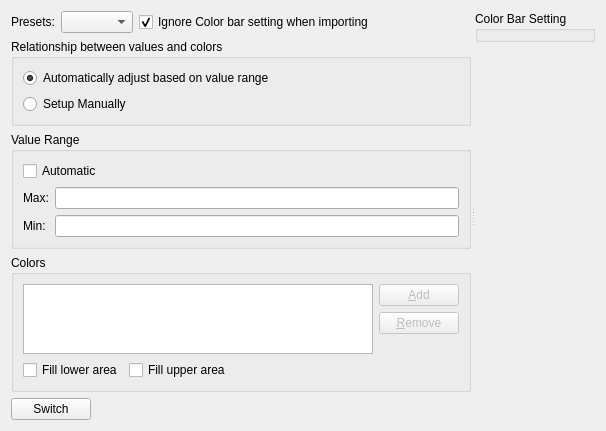
<?xml version="1.0" encoding="UTF-8"?>
<ui version="4.0">
 <class>ColorMapSettingEditWidget</class>
 <widget class="QWidget" name="ColorMapSettingEditWidget">
  <property name="geometry">
   <rect>
    <x>0</x>
    <y>0</y>
    <width>591</width>
    <height>400</height>
   </rect>
  </property>
  <property name="windowTitle">
   <string>Form</string>
  </property>
  <layout class="QVBoxLayout" name="verticalLayout_8">
   <item>
    <widget class="QSplitter" name="splitter">
     <property name="orientation">
      <enum>Qt::Horizontal</enum>
     </property>
     <widget class="QWidget" name="layoutWidget">
      <layout class="QVBoxLayout" name="verticalLayout_5">
       <item>
        <layout class="QHBoxLayout" name="horizontalLayout_4">
         <item>
          <widget class="QLabel" name="presetsLabel">
           <property name="text">
            <string>Presets:</string>
           </property>
          </widget>
         </item>
         <item>
          <layout class="QHBoxLayout" name="horizontalLayout_6">
           <item>
            <widget class="QComboBox" name="colorPatternSelectComboBox"/>
           </item>
           <item>
            <widget class="QCheckBox" name="ignoreColorBarSettingCheckBox">
             <property name="text">
              <string>Ignore Color bar setting when importing</string>
             </property>
             <property name="checked">
              <bool>true</bool>
             </property>
            </widget>
           </item>
           <item>
            <spacer name="horizontalSpacer_5">
             <property name="orientation">
              <enum>Qt::Horizontal</enum>
             </property>
             <property name="sizeHint" stdset="0">
              <size>
               <width>40</width>
               <height>20</height>
              </size>
             </property>
            </spacer>
           </item>
          </layout>
         </item>
        </layout>
       </item>
       <item>
        <widget class="QGroupBox" name="colorModeGroupBox">
         <property name="title">
          <string>Relationship between values and colors</string>
         </property>
         <layout class="QVBoxLayout" name="verticalLayout_4">
          <item>
           <widget class="QRadioButton" name="colorModeAutoRadioButton">
            <property name="text">
             <string>Automatically adjust based on value range</string>
            </property>
            <property name="checked">
             <bool>true</bool>
            </property>
           </widget>
          </item>
          <item>
           <widget class="QRadioButton" name="colorModeManualRadioButton">
            <property name="text">
             <string>Setup Manually</string>
            </property>
           </widget>
          </item>
         </layout>
        </widget>
       </item>
       <item>
        <widget class="QGroupBox" name="valueRangeGroupBox">
         <property name="title">
          <string>Value Range</string>
         </property>
         <layout class="QHBoxLayout" name="horizontalLayout">
          <item>
           <layout class="QVBoxLayout" name="verticalLayout">
            <item>
             <widget class="QCheckBox" name="autoValueRangeCheckBox">
              <property name="text">
               <string>Automatic</string>
              </property>
              <property name="checked">
               <bool>false</bool>
              </property>
             </widget>
            </item>
            <item>
             <layout class="QGridLayout" name="gridLayout">
              <item row="0" column="0">
               <widget class="QLabel" name="maxValueLabel">
                <property name="text">
                 <string>Max:</string>
                </property>
               </widget>
              </item>
              <item row="0" column="1">
               <widget class="RealNumberEditWidget" name="maxValueEdit"/>
              </item>
              <item row="1" column="0">
               <widget class="QLabel" name="minValueLabel">
                <property name="text">
                 <string>Min:</string>
                </property>
               </widget>
              </item>
              <item row="1" column="1">
               <widget class="RealNumberEditWidget" name="minValueEdit"/>
              </item>
             </layout>
            </item>
           </layout>
          </item>
         </layout>
        </widget>
       </item>
       <item>
        <widget class="QGroupBox" name="colorsGroupBox">
         <property name="title">
          <string>Colors</string>
         </property>
         <layout class="QVBoxLayout" name="verticalLayout_3">
          <item>
           <layout class="QHBoxLayout" name="horizontalLayout_3" stretch="1,0">
            <item>
             <widget class="QTableView" name="colorsTableView">
              <property name="enabled">
               <bool>true</bool>
              </property>
              <property name="minimumSize">
               <size>
                <width>350</width>
                <height>0</height>
               </size>
              </property>
              <property name="editTriggers">
               <set>QAbstractItemView::AllEditTriggers</set>
              </property>
              <property name="selectionMode">
               <enum>QAbstractItemView::ContiguousSelection</enum>
              </property>
              <property name="selectionBehavior">
               <enum>QAbstractItemView::SelectRows</enum>
              </property>
             </widget>
            </item>
            <item>
             <layout class="QVBoxLayout" name="verticalLayout_2">
              <item>
               <widget class="QPushButton" name="addButton">
                <property name="enabled">
                 <bool>false</bool>
                </property>
                <property name="text">
                 <string>&amp;Add</string>
                </property>
               </widget>
              </item>
              <item>
               <widget class="QPushButton" name="removeButton">
                <property name="enabled">
                 <bool>false</bool>
                </property>
                <property name="text">
                 <string>&amp;Remove</string>
                </property>
               </widget>
              </item>
              <item>
               <spacer name="verticalSpacer">
                <property name="orientation">
                 <enum>Qt::Vertical</enum>
                </property>
                <property name="sizeHint" stdset="0">
                 <size>
                  <width>20</width>
                  <height>40</height>
                 </size>
                </property>
               </spacer>
              </item>
             </layout>
            </item>
           </layout>
          </item>
          <item>
           <layout class="QHBoxLayout" name="horizontalLayout_2">
            <item>
             <widget class="QCheckBox" name="fillLowerCheckBox">
              <property name="text">
               <string>Fill lower area</string>
              </property>
             </widget>
            </item>
            <item>
             <widget class="QCheckBox" name="fillUpperCheckBox">
              <property name="text">
               <string>Fill upper area</string>
              </property>
             </widget>
            </item>
            <item>
             <spacer name="horizontalSpacer_2">
              <property name="orientation">
               <enum>Qt::Horizontal</enum>
              </property>
              <property name="sizeHint" stdset="0">
               <size>
                <width>40</width>
                <height>20</height>
               </size>
              </property>
             </spacer>
            </item>
           </layout>
          </item>
         </layout>
        </widget>
       </item>
       <item>
        <layout class="QHBoxLayout" name="horizontalLayout_5">
         <item>
          <widget class="QPushButton" name="switchModeButton">
           <property name="text">
            <string>Switch</string>
           </property>
          </widget>
         </item>
         <item>
          <spacer name="horizontalSpacer">
           <property name="orientation">
            <enum>Qt::Horizontal</enum>
           </property>
           <property name="sizeHint" stdset="0">
            <size>
             <width>40</width>
             <height>20</height>
            </size>
           </property>
          </spacer>
         </item>
        </layout>
       </item>
      </layout>
     </widget>
     <widget class="QWidget" name="layoutWidget">
      <layout class="QVBoxLayout" name="verticalLayout_7">
       <item>
        <widget class="QGroupBox" name="legendGroupBox">
         <property name="title">
          <string>Color Bar Setting</string>
         </property>
         <layout class="QVBoxLayout" name="verticalLayout_6">
          <property name="leftMargin">
           <number>0</number>
          </property>
          <property name="topMargin">
           <number>0</number>
          </property>
          <property name="rightMargin">
           <number>0</number>
          </property>
          <property name="bottomMargin">
           <number>0</number>
          </property>
          <item>
           <widget class="ColorMapLegendSettingEditWidget" name="legendWidget" native="true">
            <property name="sizePolicy">
             <sizepolicy hsizetype="Preferred" vsizetype="Preferred">
              <horstretch>0</horstretch>
              <verstretch>0</verstretch>
             </sizepolicy>
            </property>
           </widget>
          </item>
         </layout>
        </widget>
       </item>
       <item>
        <spacer name="verticalSpacer_2">
         <property name="orientation">
          <enum>Qt::Vertical</enum>
         </property>
         <property name="sizeHint" stdset="0">
          <size>
           <width>20</width>
           <height>40</height>
          </size>
         </property>
        </spacer>
       </item>
      </layout>
     </widget>
    </widget>
   </item>
  </layout>
 </widget>
 <customwidgets>
  <customwidget>
   <class>RealNumberEditWidget</class>
   <extends>QLineEdit</extends>
   <header>guibase/widget/realnumbereditwidget.h</header>
  </customwidget>
  <customwidget>
   <class>ColorMapLegendSettingEditWidget</class>
   <extends>QWidget</extends>
   <header>guicore/scalarstocolors/colormaplegendsettingeditwidget.h</header>
   <container>1</container>
  </customwidget>
 </customwidgets>
 <resources/>
 <connections>
  <connection>
   <sender>autoValueRangeCheckBox</sender>
   <signal>toggled(bool)</signal>
   <receiver>maxValueEdit</receiver>
   <slot>setDisabled(bool)</slot>
   <hints>
    <hint type="sourcelabel">
     <x>93</x>
     <y>153</y>
    </hint>
    <hint type="destinationlabel">
     <x>124</x>
     <y>180</y>
    </hint>
   </hints>
  </connection>
  <connection>
   <sender>autoValueRangeCheckBox</sender>
   <signal>toggled(bool)</signal>
   <receiver>minValueEdit</receiver>
   <slot>setDisabled(bool)</slot>
   <hints>
    <hint type="sourcelabel">
     <x>126</x>
     <y>153</y>
    </hint>
    <hint type="destinationlabel">
     <x>124</x>
     <y>206</y>
    </hint>
   </hints>
  </connection>
  <connection>
   <sender>colorModeAutoRadioButton</sender>
   <signal>toggled(bool)</signal>
   <receiver>addButton</receiver>
   <slot>setDisabled(bool)</slot>
   <hints>
    <hint type="sourcelabel">
     <x>322</x>
     <y>70</y>
    </hint>
    <hint type="destinationlabel">
     <x>452</x>
     <y>272</y>
    </hint>
   </hints>
  </connection>
  <connection>
   <sender>colorModeAutoRadioButton</sender>
   <signal>toggled(bool)</signal>
   <receiver>removeButton</receiver>
   <slot>setDisabled(bool)</slot>
   <hints>
    <hint type="sourcelabel">
     <x>347</x>
     <y>71</y>
    </hint>
    <hint type="destinationlabel">
     <x>452</x>
     <y>301</y>
    </hint>
   </hints>
  </connection>
  <connection>
   <sender>colorModeManualRadioButton</sender>
   <signal>toggled(bool)</signal>
   <receiver>valueRangeGroupBox</receiver>
   <slot>setHidden(bool)</slot>
   <hints>
    <hint type="sourcelabel">
     <x>69</x>
     <y>91</y>
    </hint>
    <hint type="destinationlabel">
     <x>77</x>
     <y>119</y>
    </hint>
   </hints>
  </connection>
 </connections>
</ui>
